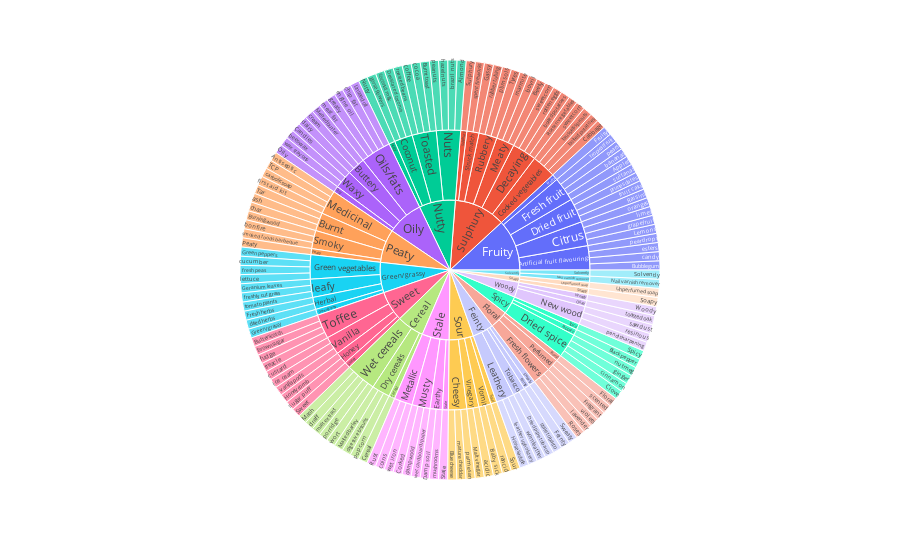

The code cell stored with this chart in its notebook:
### Code cell
fig = px.sunburst(Research_data, path=['OSA', 'OQ', 'OD'], values='match', labels={'Peaty':'OSA'})
fig.show()
fig.write_image("sunburst.png")

### Figure 1 — Plotly figure (JSON) as saved in the notebook; plotly's stock layout.template omitted (floating-point values rounded to 4 significant figures; data arrays with more than 128 entries replaced by an {"elided": "..."} marker saying what was removed)
{"data": [{"branchvalues": "total", "domain": {"x": [0, 1], "y": [0, 1]}, "hovertemplate": "labels=%{label}<br>match=%{value}<br>parent=%{parent}<br>id=%{id}<extra></extra>", "ids": {"elided": "218 str values"}, "labels": {"elided": "218 str values"}, "name": "", "parents": {"elided": "218 str values"}, "type": "sunburst", "values": {"elided": "218 int values"}}], "layout": {"legend": {"tracegroupgap": 0}, "margin": {"t": 60}}}
